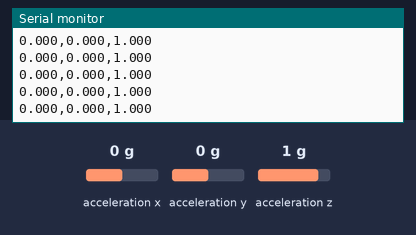
A sketch run on a simulated Arduino Uno, built with avr-gcc and run on an emulated ATmega328P. Shown: the last lines printed to the serial monitor. The inputs (shaded band) are chosen by the test bench; at power-on: acceleration x 0 g, acceleration y 0 g, acceleration z 1 g.

Above: at 1.2 s.
1.3 s: acceleration x set to -1.4 g
At 1.8 s:
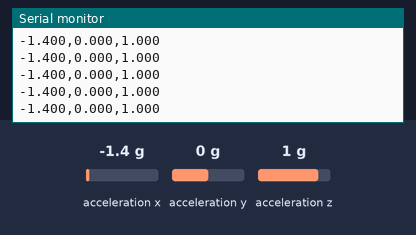
2.8 s: acceleration y set to -1.4 g
At 3.6 s:
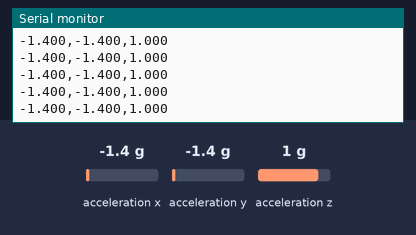
4.3 s: acceleration z set to -1.4 g
At 4.8 s:
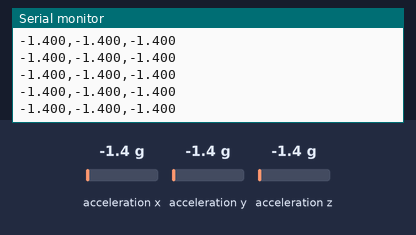

Measured:
- after the input at 1.3 s, the serial monitor: prints a new line at once (image 1)
- after the input at 2.8 s, the serial monitor: prints a new line at once (image 2)
- after the input at 4.3 s, the serial monitor: prints a new line at once (image 3)

The sketch:

xiao_imu_stream.ino
```cpp
/*
 * XIAO nRF52840 Sense — IMU smoke test (verbose / diagnostic)
 *
 * Adds boot-time prints and re-prints the init error every second so
 * we can see exactly where it gets stuck if anything fails.
 */
#include "LSM6DS3.h"
#include "Wire.h"

LSM6DS3 imu(I2C_MODE, 0x6A);   // primary address
bool imu_ok = false;

void setup() {
  Serial.begin(115200);
  while (!Serial && millis() < 3000) { }

  Serial.println();
  Serial.println("===========================");
  Serial.println("XIAO Sense IMU diagnostic");
  Serial.println("===========================");
  Serial.println("Step 1: Serial up.");

  Serial.print("Step 2: Calling imu.begin() at 0x6A ... ");
  int r = imu.begin();
  Serial.print("returned ");
  Serial.println(r);

  if (r == 0) {
    imu_ok = true;
    Serial.println("Step 3: IMU OK — streaming ax,ay,az (g)");
    Serial.println("ax_g,ay_g,az_g");
  } else {
    Serial.println("Step 3: IMU FAILED. Will keep retrying every second...");
  }
}

void loop() {
  if (imu_ok) {
    float ax = imu.readFloatAccelX();
    float ay = imu.readFloatAccelY();
    float az = imu.readFloatAccelZ();
    Serial.print(ax, 3); Serial.print(",");
    Serial.print(ay, 3); Serial.print(",");
    Serial.println(az, 3);
    delay(10);
  } else {
    // Keep error visible + retry at the other I2C address some boards use
    Serial.print("RETRY imu.begin(0x6A)=");
    Serial.print(imu.begin());
    LSM6DS3 alt(I2C_MODE, 0x6B);
    Serial.print("  imu.begin(0x6B)=");
    Serial.println(alt.begin());
    delay(1000);
  }
}
```
